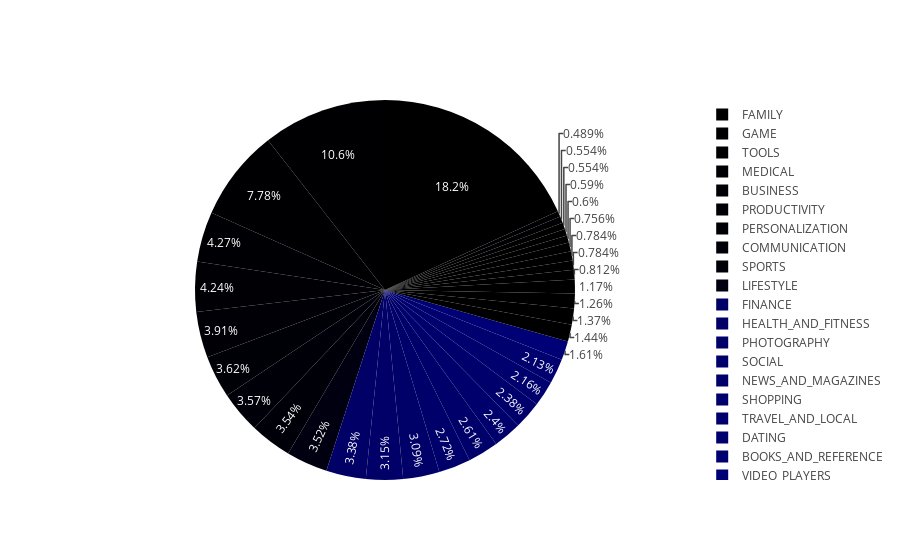

The notebook cell this image was saved under:
### Code cell
number_of_apps_in_category = analysis_df['Category'].value_counts().sort_values(ascending=True)

data = [go.Pie(
        labels = number_of_apps_in_category.index,
        values = number_of_apps_in_category.values,
        hoverinfo = 'label+value'
    
)]

plotly.offline.iplot(data, filename='active_category')

### Figure 1 — Plotly figure (JSON) as saved in the notebook; plotly's stock layout.template omitted (floating-point values rounded to 4 significant figures)
{"data": [{"hoverinfo": "label+value", "labels": ["BEAUTY", "PARENTING", "COMICS", "EVENTS", "ART_AND_DESIGN", "WEATHER", "LIBRARIES_AND_DEMO", "AUTO_AND_VEHICLES", "HOUSE_AND_HOME", "FOOD_AND_DRINK", "MAPS_AND_NAVIGATION", "ENTERTAINMENT", "EDUCATION", "VIDEO_PLAYERS", "BOOKS_AND_REFERENCE", "DATING", "TRAVEL_AND_LOCAL", "SHOPPING", "NEWS_AND_MAGAZINES", "SOCIAL", "PHOTOGRAPHY", "HEALTH_AND_FITNESS", "FINANCE", "LIFESTYLE", "SPORTS", "COMMUNICATION", "PERSONALIZATION", "PRODUCTIVITY", "BUSINESS", "MEDICAL", "TOOLS", "GAME", "FAMILY"], "type": "pie", "values": [53, 60, 60, 64, 65, 82, 85, 85, 88, 127, 137, 149, 156, 175, 231, 234, 258, 260, 283, 295, 335, 341, 366, 382, 384, 387, 392, 424, 460, 463, 843, 1144, 1972]}], "layout": {}}
